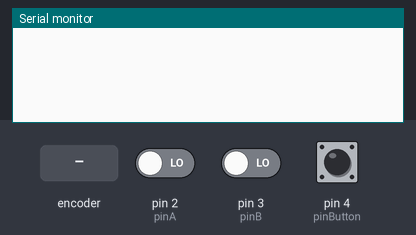
Recording of a sketch running on a simulated Arduino Uno, built with avr-gcc and run on an emulated ATmega328P. Shown: the last lines printed to the serial monitor. Inputs (shaded band) come from the test bench; at power-on: pin 4 (pinButton) HIGH, pin 2 (pinA) LOW, pin 3 (pinB) LOW.

Above: at 1.2 s.
1.3 s: rotary encoder on pin 2 (pinA) / pin 3 (pinB) turned 3 steps (first pin leading)
At 2.4 s:
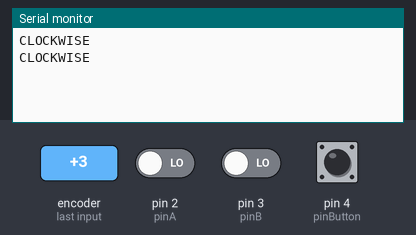
3.4 s: pin 4 (pinButton) pulled LOW for 0.15 s
At 4.7 s:
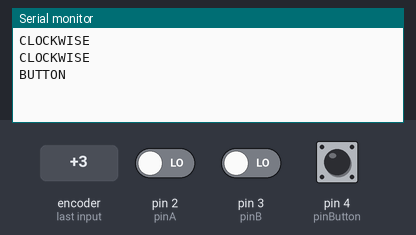
5.0 s: rotary encoder on pin 2 (pinA) / pin 3 (pinB) turned 2 steps (second pin leading)
At 6.2 s:
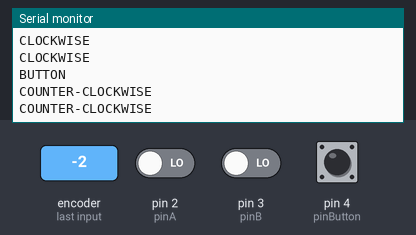

The sketch:

RotaryEncoder.ino
```cpp
#define CW  1
#define CCW 0

const byte pinA = 2;
const byte pinB = 3;
const byte pinButton = 4;

volatile byte stateA = HIGH;
volatile byte stateB = HIGH;
byte stateButton = HIGH;

unsigned long buttonTimeOut = millis();


void setup()
{
  Serial.begin(19200);

  pinMode(2, INPUT);
  pinMode(3, INPUT);
  pinMode(4, INPUT_PULLUP);

  attachInterrupt(digitalPinToInterrupt(pinA), HandleRotaryA, CHANGE);
  attachInterrupt(digitalPinToInterrupt(pinB), HandleRotaryB, CHANGE);
}


enum EncoderState
{
  WAIT_ALL,

  //CLOCKWISE STATES
  CW_WAIT_B_LOW,
  CW_WAIT_A_HIGH,
  CW_WAIT_B_HIGH,

  //COUNTERCLOCKWISE STATES
  CCW_WAIT_A_LOW,
  CCW_WAIT_B_HIGH,
  CCW_WAIT_A_HIGH

};

volatile EncoderState eState = WAIT_ALL;


void loop()
{
  ReadButton();
}


void ReadButton()
{
  if (millis() - buttonTimeOut > 80)
  {
    byte currentButtonState = digitalRead(pinButton);
    if (stateButton == LOW && currentButtonState == HIGH)
      ButtonPushed();

    stateButton = currentButtonState;

    buttonTimeOut = millis();
  }
}


void ButtonPushed()
{
  Serial.println("BUTTON");
}


void Rotate(int dir)
{
  eState = WAIT_ALL;

  if (dir == CW)
  {
    Serial.println("CLOCKWISE");
  }
  else if (dir == CCW)
  {
    Serial.println("COUNTER-CLOCKWISE");
  }
}


void HandleRotary(int pin, byte state)
{
  if (pin == pinA)
  {
    switch (eState)
    {
      case WAIT_ALL:
        if (state == LOW)
          eState = CW_WAIT_B_LOW;
        break;

      case CW_WAIT_B_LOW:
        if (state == HIGH)
          eState = WAIT_ALL;
        break;

      case CW_WAIT_A_HIGH:
        if (state == HIGH)
          eState = CW_WAIT_B_HIGH;
        break;

      case CW_WAIT_B_HIGH:
        if (state == LOW)
          eState = CW_WAIT_A_HIGH;
        break;

      case CCW_WAIT_A_LOW:
        if (state == LOW)
          eState = CCW_WAIT_B_HIGH;
        break;

      case CCW_WAIT_B_HIGH:
        if (state == HIGH)
          CCW_WAIT_A_LOW;
        break;

      case CCW_WAIT_A_HIGH:
        if (state == HIGH)
          Rotate(CCW);
        break;
    }
  }

  else if (pin == pinB)
  {
    switch (eState)
    {
      case WAIT_ALL:
        if (state == LOW)
          eState = CCW_WAIT_A_LOW;
        break;

      case CW_WAIT_B_LOW:
        if (state == LOW)
          eState = CW_WAIT_A_HIGH;
        break;

      case CW_WAIT_A_HIGH:
        if (state == HIGH)
          eState = CW_WAIT_B_LOW;
        break;

      case CW_WAIT_B_HIGH:
        if (state == HIGH)
          Rotate(CW);
        break;

      case CCW_WAIT_A_LOW:
        if (state == HIGH)
          eState = WAIT_ALL;
        break;

      case CCW_WAIT_B_HIGH:
        if (state == HIGH)
          eState = CCW_WAIT_A_HIGH;
        break;

      case CCW_WAIT_A_HIGH:
        if (state == LOW)
          eState = CCW_WAIT_B_HIGH;
        break;
    }

  }

  if (stateA == HIGH && stateB == HIGH)
    eState = WAIT_ALL;
}


void HandleRotaryA()
{
  byte newState = digitalRead(pinA);
  if (stateA != newState)
  {
    stateA = newState;
    HandleRotary(pinA, stateA);
  }
}


void HandleRotaryB()
{
  byte newState = digitalRead(pinB);
  if (stateB != newState)
  {
    stateB = newState;
    HandleRotary(pinB, stateB);
  }
}
```

Measured:
- after the input at 1.3 s, the serial monitor: prints a new line after 0.28 s (image 1)
- after the input at 3.4 s, the serial monitor: prints a new line after 0.17 s (image 2)
- after the input at 5.0 s, the serial monitor: prints a new line after 0.08 s (image 3)
